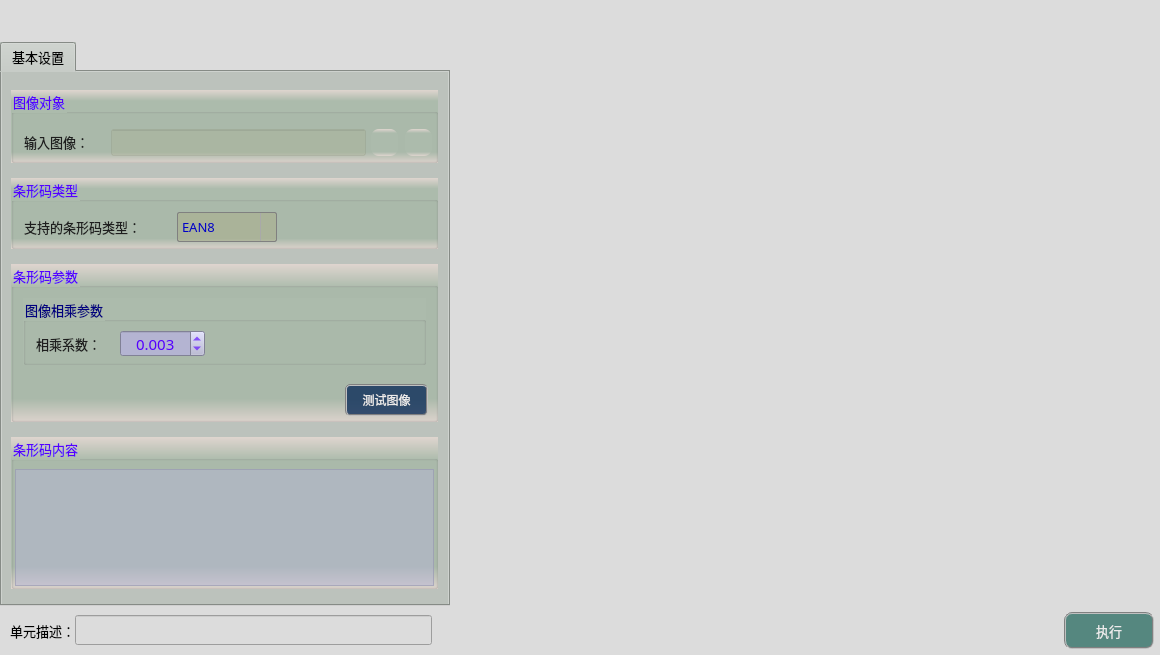
<?xml version="1.0" encoding="UTF-8"?>
<ui version="4.0">
 <class>frmBarcodeIdentifyClass</class>
 <widget class="QDialog" name="frmBarcodeIdentifyClass">
  <property name="geometry">
   <rect>
    <x>0</x>
    <y>0</y>
    <width>1160</width>
    <height>655</height>
   </rect>
  </property>
  <property name="sizePolicy">
   <sizepolicy hsizetype="Fixed" vsizetype="Fixed">
    <horstretch>0</horstretch>
    <verstretch>0</verstretch>
   </sizepolicy>
  </property>
  <property name="minimumSize">
   <size>
    <width>1160</width>
    <height>655</height>
   </size>
  </property>
  <property name="maximumSize">
   <size>
    <width>1160</width>
    <height>655</height>
   </size>
  </property>
  <property name="windowTitle">
   <string>条形码识别</string>
  </property>
  <property name="styleSheet">
   <string notr="true">background-color: rgb(220, 220, 220);</string>
  </property>
  <layout class="QGridLayout" name="gridLayout">
   <property name="leftMargin">
    <number>0</number>
   </property>
   <property name="topMargin">
    <number>0</number>
   </property>
   <property name="rightMargin">
    <number>0</number>
   </property>
   <property name="bottomMargin">
    <number>0</number>
   </property>
   <property name="spacing">
    <number>1</number>
   </property>
   <item row="0" column="0">
    <spacer name="verticalSpacer_2">
     <property name="orientation">
      <enum>Qt::Vertical</enum>
     </property>
     <property name="sizeType">
      <enum>QSizePolicy::Fixed</enum>
     </property>
     <property name="sizeHint" stdset="0">
      <size>
       <width>20</width>
       <height>42</height>
      </size>
     </property>
    </spacer>
   </item>
   <item row="1" column="0">
    <widget class="QTabWidget" name="tabWidget">
     <property name="sizePolicy">
      <sizepolicy hsizetype="Fixed" vsizetype="Expanding">
       <horstretch>0</horstretch>
       <verstretch>0</verstretch>
      </sizepolicy>
     </property>
     <property name="minimumSize">
      <size>
       <width>450</width>
       <height>550</height>
      </size>
     </property>
     <property name="maximumSize">
      <size>
       <width>16777215</width>
       <height>16777215</height>
      </size>
     </property>
     <property name="font">
      <font>
       <family>微软雅黑</family>
       <pointsize>10</pointsize>
      </font>
     </property>
     <property name="styleSheet">
      <string notr="true">background-color: #bcc2bc;</string>
     </property>
     <property name="currentIndex">
      <number>0</number>
     </property>
     <widget class="QWidget" name="tab">
      <attribute name="title">
       <string>基本设置</string>
      </attribute>
      <widget class="QGroupBox" name="groupC1">
       <property name="geometry">
        <rect>
         <x>9</x>
         <y>18</y>
         <width>427</width>
         <height>73</height>
        </rect>
       </property>
       <property name="font">
        <font>
         <family>微软雅黑</family>
         <pointsize>10</pointsize>
        </font>
       </property>
       <property name="styleSheet">
        <string notr="true">background-color: qlineargradient(x1:0, y1:0, x2:0, y2:1, stop:0 #dfd5cf, stop: 0.15 #acbbac, stop: 0.85 #acbbac,stop:1 #dfd5cf);
color: rgb(85, 0, 255);</string>
       </property>
       <property name="title">
        <string>图像对象</string>
       </property>
       <widget class="QLabel" name="label_4">
        <property name="geometry">
         <rect>
          <x>13</x>
          <y>42</y>
          <width>79</width>
          <height>19</height>
         </rect>
        </property>
        <property name="font">
         <font>
          <family>微软雅黑</family>
          <pointsize>10</pointsize>
         </font>
        </property>
        <property name="styleSheet">
         <string notr="true">color: rgb(30, 30, 30);
background: transparent;</string>
        </property>
        <property name="text">
         <string>输入图像：</string>
        </property>
       </widget>
       <widget class="QLineEdit" name="txtLinkImage">
        <property name="geometry">
         <rect>
          <x>100</x>
          <y>39</y>
          <width>255</width>
          <height>27</height>
         </rect>
        </property>
        <property name="font">
         <font>
          <family>微软雅黑</family>
          <pointsize>10</pointsize>
         </font>
        </property>
        <property name="styleSheet">
         <string notr="true">color: rgb(0, 0, 200);
background-color: rgba(170, 170, 127,50);</string>
        </property>
        <property name="alignment">
         <set>Qt::AlignCenter</set>
        </property>
        <property name="readOnly">
         <bool>true</bool>
        </property>
       </widget>
       <widget class="QPushButton" name="btnLinkImage">
        <property name="geometry">
         <rect>
          <x>360</x>
          <y>39</y>
          <width>27</width>
          <height>27</height>
         </rect>
        </property>
        <property name="toolTip">
         <string>链接图像</string>
        </property>
        <property name="styleSheet">
         <string notr="true">QWidget{ border:none;border-radius: 8px;padding: 2px 4px;}
QPushButton:hover{ background-color: rgba(85, 150, 127, 100);}
QPushButton:pressed{background-color: rgba(85, 180, 127, 160);}</string>
        </property>
        <property name="text">
         <string/>
        </property>
        <property name="icon">
         <iconset resource="sub_res.qrc">
          <normaloff>:/resource/link.png</normaloff>:/resource/link.png</iconset>
        </property>
        <property name="iconSize">
         <size>
          <width>27</width>
          <height>27</height>
         </size>
        </property>
       </widget>
       <widget class="QPushButton" name="btnDelLinkImage">
        <property name="geometry">
         <rect>
          <x>394</x>
          <y>39</y>
          <width>27</width>
          <height>27</height>
         </rect>
        </property>
        <property name="toolTip">
         <string>删除图像链接</string>
        </property>
        <property name="styleSheet">
         <string notr="true">QWidget{ border:none;border-radius: 8px;padding: 2px 4px;}
QPushButton:hover{ background-color: rgba(226, 142, 162, 100);}
QPushButton:pressed{background-color: rgba(226, 172, 162, 200);}</string>
        </property>
        <property name="text">
         <string/>
        </property>
        <property name="icon">
         <iconset resource="sub_res.qrc">
          <normaloff>:/resource/del_link.png</normaloff>:/resource/del_link.png</iconset>
        </property>
        <property name="iconSize">
         <size>
          <width>27</width>
          <height>27</height>
         </size>
        </property>
       </widget>
      </widget>
      <widget class="QGroupBox" name="groupC2">
       <property name="geometry">
        <rect>
         <x>9</x>
         <y>106</y>
         <width>427</width>
         <height>71</height>
        </rect>
       </property>
       <property name="font">
        <font>
         <family>微软雅黑</family>
         <pointsize>10</pointsize>
        </font>
       </property>
       <property name="styleSheet">
        <string notr="true">background-color: qlineargradient(x1:0, y1:0, x2:0, y2:1, stop:0 #dfd5cf, stop: 0.15 #acbbac, stop: 0.85 #acbbac,stop:1 #dfd5cf);
color: rgb(85, 0, 255);</string>
       </property>
       <property name="title">
        <string>条形码类型</string>
       </property>
       <widget class="QLabel" name="label_5">
        <property name="geometry">
         <rect>
          <x>13</x>
          <y>39</y>
          <width>151</width>
          <height>19</height>
         </rect>
        </property>
        <property name="font">
         <font>
          <family>微软雅黑</family>
          <pointsize>10</pointsize>
         </font>
        </property>
        <property name="styleSheet">
         <string notr="true">color: rgb(30, 30, 30);
background: transparent;</string>
        </property>
        <property name="text">
         <string>支持的条形码类型：</string>
        </property>
       </widget>
       <widget class="QComboBox" name="comboMode">
        <property name="geometry">
         <rect>
          <x>166</x>
          <y>34</y>
          <width>100</width>
          <height>30</height>
         </rect>
        </property>
        <property name="sizePolicy">
         <sizepolicy hsizetype="Fixed" vsizetype="Fixed">
          <horstretch>0</horstretch>
          <verstretch>0</verstretch>
         </sizepolicy>
        </property>
        <property name="minimumSize">
         <size>
          <width>100</width>
          <height>30</height>
         </size>
        </property>
        <property name="maximumSize">
         <size>
          <width>100</width>
          <height>16777215</height>
         </size>
        </property>
        <property name="font">
         <font>
          <family>微软雅黑</family>
          <pointsize>10</pointsize>
         </font>
        </property>
        <property name="styleSheet">
         <string notr="true">QComboBox {
    border: 1px solid gray;
    border-radius: 2px;    
    color: rgb(0, 0, 200);
	background-color: rgba(170, 170, 127,100);
}
QComboBox::drop-down {
    subcontrol-origin: padding;
    subcontrol-position: top right;
    width: 15px; 
    border-left-width: 1px;
    border-left-color: darkgray;
    border-left-style: solid;
    border-top-right-radius: 3px;
    border-bottom-right-radius: 3px;
}

QComboBox::down-arrow {
    image: url(:/resource/down.png);
} 
QComboBox::down-arrow:on {
    top: 1px;
    left: 1px;
}</string>
        </property>
        <property name="sizeAdjustPolicy">
         <enum>QComboBox::AdjustToContents</enum>
        </property>
        <item>
         <property name="text">
          <string>EAN8</string>
         </property>
        </item>
        <item>
         <property name="text">
          <string>EAN13</string>
         </property>
        </item>
        <item>
         <property name="text">
          <string>UPC-A</string>
         </property>
        </item>
       </widget>
      </widget>
      <widget class="QGroupBox" name="groupC3">
       <property name="geometry">
        <rect>
         <x>9</x>
         <y>192</y>
         <width>427</width>
         <height>158</height>
        </rect>
       </property>
       <property name="font">
        <font>
         <family>微软雅黑</family>
         <pointsize>10</pointsize>
        </font>
       </property>
       <property name="styleSheet">
        <string notr="true">background-color: qlineargradient(x1:0, y1:0, x2:0, y2:1, stop:0 #dfd5cf, stop: 0.15 #acbbac, stop: 0.85 #acbbac,stop:1 #dfd5cf);
color: rgb(85, 0, 255);</string>
       </property>
       <property name="title">
        <string>条形码参数</string>
       </property>
       <widget class="QGroupBox" name="groupC4">
        <property name="geometry">
         <rect>
          <x>12</x>
          <y>34</y>
          <width>403</width>
          <height>67</height>
         </rect>
        </property>
        <property name="font">
         <font>
          <family>微软雅黑</family>
          <pointsize>10</pointsize>
         </font>
        </property>
        <property name="styleSheet">
         <string notr="true">background-color: #acbbac;
color: rgb(0, 0, 127);</string>
        </property>
        <property name="title">
         <string>图像相乘参数</string>
        </property>
        <widget class="QDoubleSpinBox" name="spinMulValue">
         <property name="geometry">
          <rect>
           <x>97</x>
           <y>32</y>
           <width>85</width>
           <height>27</height>
          </rect>
         </property>
         <property name="font">
          <font>
           <family>微软雅黑</family>
           <pointsize>11</pointsize>
          </font>
         </property>
         <property name="styleSheet">
          <string notr="true">QWidget{color: rgb(85, 0, 255);background-color: rgb(180, 180, 210);}
QDoubleSpinBox::up-button{
    border:transparent;
}
QDoubleSpinBox::down-button{
    border:transparent;
}
QDoubleSpinBox::up-arrow{
    image:url(:/resource/up.png);
}
QDoubleSpinBox::down-arrow{
    image:url(:/resource/down.png);
}</string>
         </property>
         <property name="alignment">
          <set>Qt::AlignCenter</set>
         </property>
         <property name="decimals">
          <number>3</number>
         </property>
         <property name="maximum">
          <double>21.000000000000000</double>
         </property>
         <property name="singleStep">
          <double>0.010000000000000</double>
         </property>
         <property name="value">
          <double>0.003000000000000</double>
         </property>
        </widget>
        <widget class="QLabel" name="label_52">
         <property name="geometry">
          <rect>
           <x>13</x>
           <y>36</y>
           <width>83</width>
           <height>19</height>
          </rect>
         </property>
         <property name="font">
          <font>
           <family>微软雅黑</family>
           <pointsize>10</pointsize>
          </font>
         </property>
         <property name="styleSheet">
          <string notr="true">color: rgb(30, 30, 30);
background: transparent;</string>
         </property>
         <property name="text">
          <string>相乘系数：</string>
         </property>
        </widget>
       </widget>
       <widget class="QPushButton" name="btnTestImage">
        <property name="geometry">
         <rect>
          <x>334</x>
          <y>120</y>
          <width>83</width>
          <height>32</height>
         </rect>
        </property>
        <property name="sizePolicy">
         <sizepolicy hsizetype="Fixed" vsizetype="Fixed">
          <horstretch>0</horstretch>
          <verstretch>0</verstretch>
         </sizepolicy>
        </property>
        <property name="minimumSize">
         <size>
          <width>60</width>
          <height>30</height>
         </size>
        </property>
        <property name="font">
         <font>
          <family>微软雅黑</family>
          <pointsize>9</pointsize>
         </font>
        </property>
        <property name="styleSheet">
         <string notr="true">QWidget{ background-color: rgba(9, 42, 87, 200);}
QWidget{ color: rgb(235, 235, 235);}
QWidget{ border: 2px groove gray;border-radius: 5px;padding: 2px 4px;}
QPushButton:hover{ background-color: rgb(9, 62, 87);}
QPushButton:pressed{background-color: rgb(9, 82, 87);}</string>
        </property>
        <property name="text">
         <string>测试图像</string>
        </property>
       </widget>
       <widget class="QLabel" name="label_8">
        <property name="geometry">
         <rect>
          <x>285</x>
          <y>118</y>
          <width>43</width>
          <height>35</height>
         </rect>
        </property>
        <property name="font">
         <font>
          <family>黑体</family>
          <pointsize>12</pointsize>
         </font>
        </property>
        <property name="styleSheet">
         <string notr="true">color: rgb(30, 30, 30);
background: transparent;</string>
        </property>
        <property name="text">
         <string/>
        </property>
        <property name="pixmap">
         <pixmap resource="../../CalibrationTools/ERTCalibration/sub_res.qrc">:/resource/a_right.png</pixmap>
        </property>
        <property name="scaledContents">
         <bool>true</bool>
        </property>
       </widget>
      </widget>
      <widget class="QGroupBox" name="groupC6">
       <property name="geometry">
        <rect>
         <x>9</x>
         <y>365</y>
         <width>427</width>
         <height>152</height>
        </rect>
       </property>
       <property name="font">
        <font>
         <family>微软雅黑</family>
         <pointsize>10</pointsize>
        </font>
       </property>
       <property name="styleSheet">
        <string notr="true">background-color: qlineargradient(x1:0, y1:0, x2:0, y2:1, stop:0 #dfd5cf, stop: 0.15 #acbbac, stop: 0.85 #acbbac,stop:1 #dfd5cf);
color: rgb(85, 0, 255);</string>
       </property>
       <property name="title">
        <string>条形码内容</string>
       </property>
       <widget class="QTextEdit" name="txtMsg">
        <property name="geometry">
         <rect>
          <x>4</x>
          <y>32</y>
          <width>419</width>
          <height>117</height>
         </rect>
        </property>
        <property name="font">
         <font>
          <family>微软雅黑</family>
         </font>
        </property>
        <property name="autoFillBackground">
         <bool>false</bool>
        </property>
        <property name="styleSheet">
         <string notr="true">QTextEdit         
{
    background-color: rgba(180, 180, 215,120);    
    gridline-color: rgba(220, 220, 255,255);
    color: rgba(20, 20, 20,200);
}
QScrollBar:vertical{ 
		background:#FFFFF2;
		padding-top:20px;
		padding-bottom:20px;
		padding-left:2px;
		padding-right:2px;
		border-left:1px solid #d7d7d7;}
QScrollBar::handle:vertical{
		background:#dbdbdb;
		border-radius:6px;
		min-height:20px;}
QScrollBar::handle:vertical:hover{
		background:#d0d0d0;}
QScrollBar::add-line:vertical{
		background:url(:/resource/down.png) center no-repeat;}
QScrollBar::sub-line:vertical{
		background:url(:/resource/up.png) center no-repeat;}
QScrollBar:horizontal{ 
		background:#FFFFF2;
		padding-top:20px;
		padding-bottom:20px;
		padding-left:2px;
		padding-right:2px;
		border-left:1px solid #d7d7d7;}
QScrollBar::handle:horizontal{
		background:#dbdbdb;
		border-radius:6px;
		min-height:20px;}
QScrollBar::handle:horizontal:hover{
		background:#d0d0d0;}
QScrollBar::add-line:horizontal{
		background:url(:/resource/right.png) center no-repeat;}
QScrollBar::sub-line:horizontal{
		background:url(:/resource/left.png) center no-repeat;}</string>
        </property>
        <property name="readOnly">
         <bool>true</bool>
        </property>
       </widget>
      </widget>
     </widget>
    </widget>
   </item>
   <item row="3" column="0" colspan="3">
    <layout class="QHBoxLayout" name="horizontalLayout">
     <property name="spacing">
      <number>0</number>
     </property>
     <property name="bottomMargin">
      <number>6</number>
     </property>
     <item>
      <spacer name="horizontalSpacer">
       <property name="orientation">
        <enum>Qt::Horizontal</enum>
       </property>
       <property name="sizeType">
        <enum>QSizePolicy::Fixed</enum>
       </property>
       <property name="sizeHint" stdset="0">
        <size>
         <width>10</width>
         <height>20</height>
        </size>
       </property>
      </spacer>
     </item>
     <item>
      <widget class="QLabel" name="label_3">
       <property name="sizePolicy">
        <sizepolicy hsizetype="Fixed" vsizetype="Fixed">
         <horstretch>0</horstretch>
         <verstretch>0</verstretch>
        </sizepolicy>
       </property>
       <property name="maximumSize">
        <size>
         <width>83</width>
         <height>25</height>
        </size>
       </property>
       <property name="font">
        <font>
         <family>微软雅黑</family>
         <pointsize>10</pointsize>
        </font>
       </property>
       <property name="styleSheet">
        <string notr="true">background-color: rgba(255, 255, 255, 0);</string>
       </property>
       <property name="text">
        <string>单元描述：</string>
       </property>
      </widget>
     </item>
     <item>
      <widget class="QLineEdit" name="txtDescribe">
       <property name="sizePolicy">
        <sizepolicy hsizetype="Fixed" vsizetype="Fixed">
         <horstretch>0</horstretch>
         <verstretch>0</verstretch>
        </sizepolicy>
       </property>
       <property name="minimumSize">
        <size>
         <width>357</width>
         <height>30</height>
        </size>
       </property>
       <property name="maximumSize">
        <size>
         <width>16777215</width>
         <height>30</height>
        </size>
       </property>
       <property name="font">
        <font>
         <family>微软雅黑</family>
         <pointsize>10</pointsize>
        </font>
       </property>
      </widget>
     </item>
     <item>
      <spacer name="horizontalSpacer_8">
       <property name="orientation">
        <enum>Qt::Horizontal</enum>
       </property>
       <property name="sizeHint" stdset="0">
        <size>
         <width>40</width>
         <height>20</height>
        </size>
       </property>
      </spacer>
     </item>
     <item>
      <widget class="QPushButton" name="btnExecute">
       <property name="minimumSize">
        <size>
         <width>90</width>
         <height>37</height>
        </size>
       </property>
       <property name="font">
        <font>
         <family>微软雅黑</family>
         <pointsize>10</pointsize>
        </font>
       </property>
       <property name="styleSheet">
        <string notr="true">QWidget{ background-color: rgb(85, 135, 127);}
QWidget{ color: rgb(235, 235, 235);}
QWidget{ border: 2px groove gray;border-radius: 8px;padding: 2px 4px;}
QPushButton:hover{ background-color: rgb(85, 155, 127);}
QPushButton:pressed{background-color: rgb(85, 175, 127);}</string>
       </property>
       <property name="text">
        <string>执行</string>
       </property>
      </widget>
     </item>
     <item>
      <spacer name="horizontalSpacer_2">
       <property name="orientation">
        <enum>Qt::Horizontal</enum>
       </property>
       <property name="sizeType">
        <enum>QSizePolicy::Fixed</enum>
       </property>
       <property name="sizeHint" stdset="0">
        <size>
         <width>6</width>
         <height>20</height>
        </size>
       </property>
      </spacer>
     </item>
    </layout>
   </item>
   <item row="0" column="2">
    <spacer name="verticalSpacer">
     <property name="orientation">
      <enum>Qt::Vertical</enum>
     </property>
     <property name="sizeType">
      <enum>QSizePolicy::Fixed</enum>
     </property>
     <property name="sizeHint" stdset="0">
      <size>
       <width>20</width>
       <height>42</height>
      </size>
     </property>
    </spacer>
   </item>
   <item row="1" column="2">
    <layout class="QGridLayout" name="imageLayout">
     <property name="spacing">
      <number>1</number>
     </property>
    </layout>
   </item>
   <item row="2" column="0">
    <spacer name="verticalSpacer_4">
     <property name="orientation">
      <enum>Qt::Vertical</enum>
     </property>
     <property name="sizeType">
      <enum>QSizePolicy::Fixed</enum>
     </property>
     <property name="sizeHint" stdset="0">
      <size>
       <width>20</width>
       <height>5</height>
      </size>
     </property>
    </spacer>
   </item>
   <item row="1" column="1">
    <spacer name="horizontalSpacer_3">
     <property name="orientation">
      <enum>Qt::Horizontal</enum>
     </property>
     <property name="sizeType">
      <enum>QSizePolicy::Fixed</enum>
     </property>
     <property name="sizeHint" stdset="0">
      <size>
       <width>3</width>
       <height>20</height>
      </size>
     </property>
    </spacer>
   </item>
  </layout>
 </widget>
 <layoutdefault spacing="6" margin="11"/>
 <resources>
  <include location="sub_res.qrc"/>
  <include location="../../ImageProcess/ImageView/sub_res.qrc"/>
  <include location="../../CalibrationTools/ERTCalibration/sub_res.qrc"/>
 </resources>
 <connections/>
</ui>
